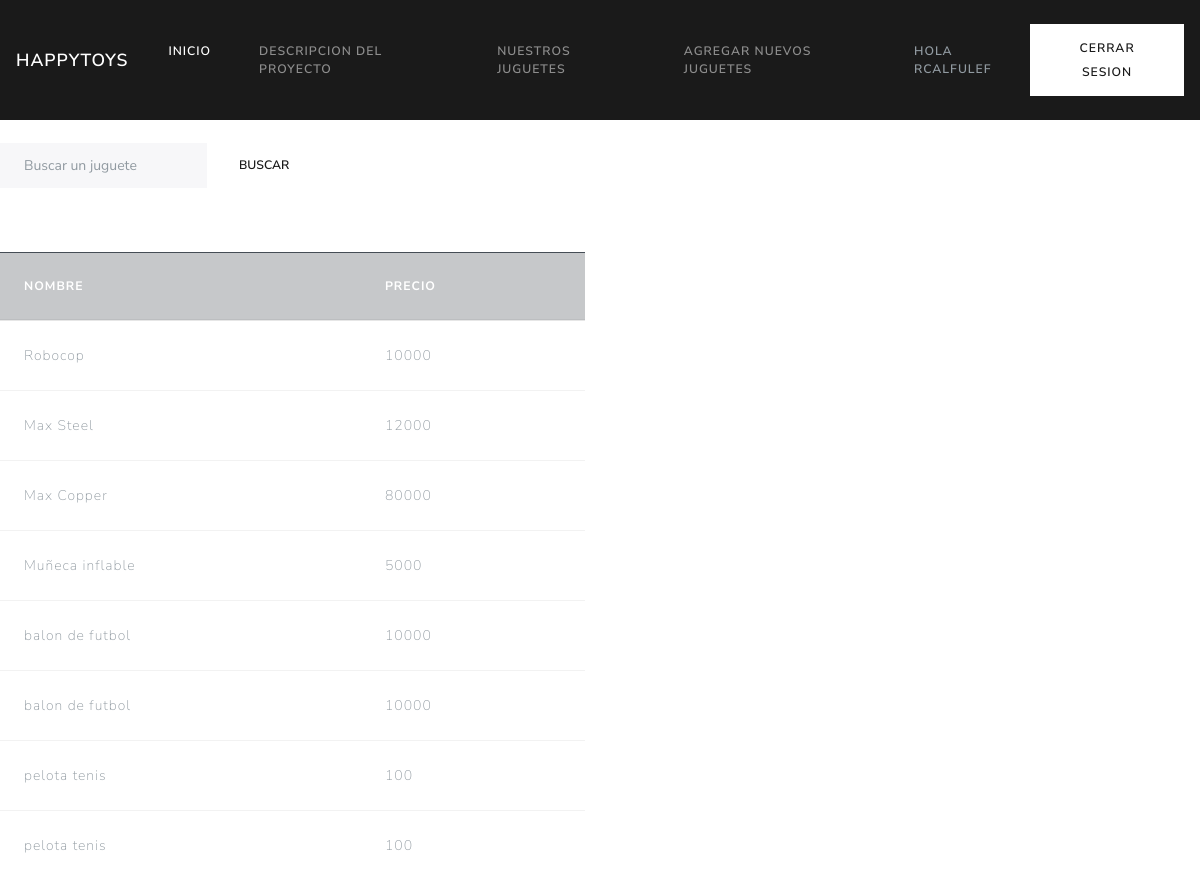
Screenshot of /juguetes/ (signed in) with the database file from the repository.
### inicio/models.py (models this page shows, shortened)
class Juguete(models.Model):
    nombre = models.CharField(max_length = 100,blank = False, null = False,verbose_name = "Nombre juguete")
    precio = models.IntegerField(blank = True,null = True,verbose_name = "Precio juguete")
    cantidad = models.IntegerField(blank = True,null = True,verbose_name = "Cantidad juguete")
    descripcion =  models.CharField(max_length = 500,blank = False, null =  False,verbose_name = "Descripcion")

### inicio/views.py (the view)
# urls.py: url(r'^juguetes/$',juguetes),
def juguetes(request):
    context = {}
    if request.method == "POST":
        if "buscador" in request.POST.keys():
            resultado = Juguete.objects.filter(nombre__contains = request.POST['buscador'])
            context = {'resultado': resultado}
    else: # si ingremos a la URL y no realizamos ninguna busqueda
        resultado = Juguete.objects.all()
        context = {'resultado': resultado}
    return render(request,"juguetes.html",context)

### templates/juguetes.html (shortened to what this page needs)
{% extends 'plantilla.html' %}
{% block contenido %}
    <br>
    <form class="form-inline my-2 my-lg-0" method = "POST" >
      <input class="form-control mr-sm-2" type="text" placeholder="Buscar un juguete" name = "buscador">
      <button class="btn btn-secondary my-2 my-sm-0" type="submit">Buscar</button>
    </form>
    <br><br><br>
    <div class="row">
        <div class="col-6">
            <table class="table table-hover">
            <thead>
                <tr class="table-dark">
                    <th scope="col">Nombre</th>
                    <th scope="col">Precio</th>
                </tr>
            </thead>
            <tbody>
                <tr class="table-primary">
                    {%for i in resultado%}
                    <tr>
                        <td>{{i.nombre}}</td>
                        <td>{{i.precio}}</td>
                    </tr>
                    {% endfor%}
                </tr>
            </tbody>
        </table>
        </div>
	</div>
{% endblock contenido %}

### templates/plantilla.html (shortened to what this page needs)
{% load staticfiles %}
<!DOCTYPE html>
<html>
<head>
	<link rel="stylesheet" type="text/css" href="{% static 'bootstrap.css' %}">
</head>
<body style="background-color: #fff">
	<nav class="navbar navbar-expand-lg navbar-dark bg-primary">
  <a class="navbar-brand" href="#">HappyToys</a>
  <div class="collapse navbar-collapse" id="navbarColor03">
    <ul class="navbar-nav mr-auto">
      <li class="nav-item active">
        <a class="nav-link" href="/">Inicio <span class="sr-only">(current)</span></a>
      </li>
      <li class="nav-item">
        <a class="nav-link" href="/descripcion">Descripcion del proyecto</a>
      </li>
      <li class="nav-item">
        <a class="nav-link" href="/juguetes">Nuestros juguetes</a>
      </li>
      <li class="nav-item">
        <a class="nav-link" href="/juguetes/agregar">Agregar nuevos juguetes</a>
      </li>
    </ul>
    {% if user.is_authenticated %}
    Hola {{user.username}}
    <a class="btn btn-secondary my-2 my-sm-0" href="{% url 'logout' %}">Cerrar sesion</a>
    {% else %}
      <a class="btn btn-secondary my-2 my-sm-0" href="/login">Iniciar sesion</a>
    {% endif %}
  </div>
</nav>
  {% block contenido %}
	{% endblock contenido %}
</body>
</html>

### rows the page displays
Juguete: nombre "Robocop", precio "10000"
Juguete: nombre "Max Steel", precio "12000"
Juguete: nombre "Max Copper", precio "80000"
Juguete: nombre "Muñeca inflable", precio "5000"
Juguete: nombre "balon de futbol", precio "10000"
Juguete: nombre "balon de futbol", precio "10000"
Juguete: nombre "pelota tenis", precio "100"
Juguete: nombre "pelota tenis", precio "100"

### other values shown
{{ user.username }} "RCALFULEF"
